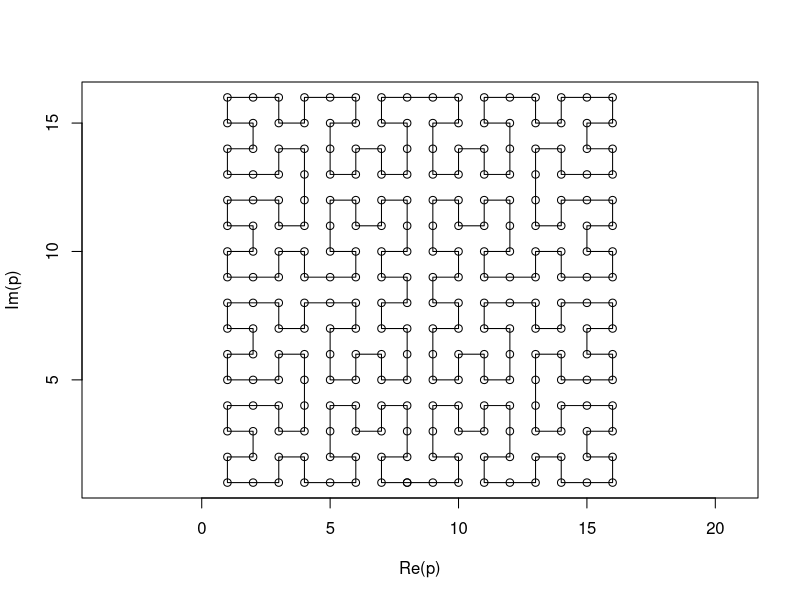

This chart was generated by the following R code:
# Sebastian Henz (2019)
# License: MIT (see file LICENSE for details)

p_str <- "
x,y
8,1
7,1
7,2
8,2
8,3
8,4
7,4
7,3
6,3
6,4
5,4
5,3
5,2
6,2
6,1
5,1
4,1
4,2
3,2
3,1
2,1
1,1
1,2
2,2
2,3
1,3
1,4
2,4
3,4
3,3
4,3
4,4
4,5
4,6
3,6
3,5
2,5
1,5
1,6
2,6
2,7
1,7
1,8
2,8
3,8
3,7
4,7
4,8
5,8
6,8
6,7
5,7
5,6
5,5
6,5
6,6
7,6
7,5
8,5
8,6
8,7
7,7
7,8
8,8
"
p <- read.csv(text = p_str, header = TRUE)
p <- p$x + p$y * 1i
p <- c(p, p + 8i)
p <- c(p, rev(p + (8 - Re(p)) * 2 + 1))
p <- c(p, p[1])
plot(p, type = "o", asp = 1)
# For the rest see H_curve.R
